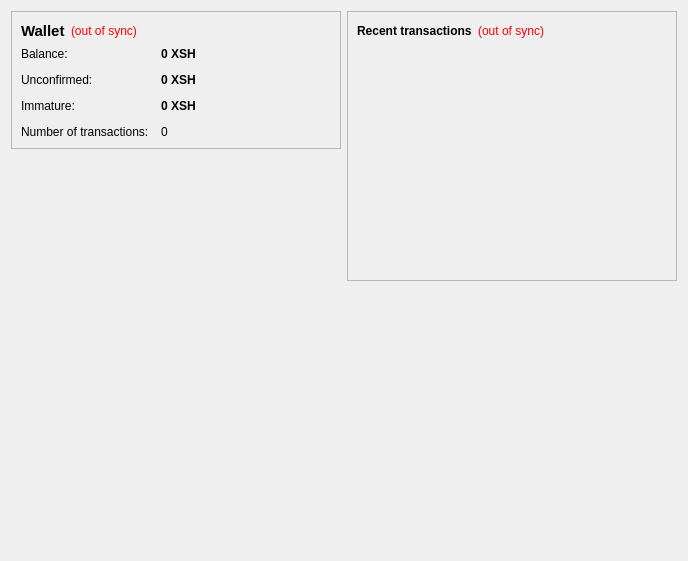
 <widget class="QWidget" name="OverviewPage">
  <property name="geometry">
   <rect>
    <x>0</x>
    <y>0</y>
    <width>688</width>
    <height>561</height>
   </rect>
  </property>
  <property name="windowTitle">
   <string>Form</string>
  </property>
  <property name="styleSheet">
   <string notr="true">/*
 * The MIT License (MIT)
 *
 * Copyright (c) &lt;2013-2014&gt; &lt;Colin Duquesnoy&gt;
 *
 * Permission is hereby granted, free of charge, to any person obtaining a copy
 * of this software and associated documentation files (the &quot;Software&quot;), to deal
 * in the Software without restriction, including without limitation the rights
 * to use, copy, modify, merge, publish, distribute, sublicense, and/or sell
 * copies of the Software, and to permit persons to whom the Software is
 * furnished to do so, subject to the following conditions:

 * The above copyright notice and this permission notice shall be included in
 * all copies or substantial portions of the Software.

 * THE SOFTWARE IS PROVIDED &quot;AS IS&quot;, WITHOUT WARRANTY OF ANY KIND, EXPRESS OR
 * IMPLIED, INCLUDING BUT NOT LIMITED TO THE WARRANTIES OF MERCHANTABILITY,
 * FITNESS FOR A PARTICULAR PURPOSE AND NONINFRINGEMENT. IN NO EVENT SHALL THE
 * AUTHORS OR COPYRIGHT HOLDERS BE LIABLE FOR ANY CLAIM, DAMAGES OR OTHER
 * LIABILITY, WHETHER IN AN ACTION OF CONTRACT, TORT OR OTHERWISE, ARISING FROM,
 * OUT OF OR IN CONNECTION WITH THE SOFTWARE OR THE USE OR OTHER DEALINGS IN
 * THE SOFTWARE.
 */
QToolTip
{
    border: 1px solid #76797C;
    background-color: rgb(90, 102, 117);;
    color: white;
    padding: 5px;
    opacity: 200;
}

QWidget
{
    color: #eff0f1;
    background-color: #31363b;
    selection-background-color:#3daee9;
    selection-color: #eff0f1;
    background-clip: border;
    border-image: none;
    border: 0px transparent black;
    outline: 0;
}

QWidget:item:hover
{
    background-color: #18465d;
    color: #eff0f1;
}

QWidget:item:selected
{
    background-color: #18465d;
}

QCheckBox
{
    spacing: 5px;
    outline: none;
    color: #eff0f1;
    margin-bottom: 2px;
}

QCheckBox:disabled
{
    color: #76797C;
}

QCheckBox::indicator,
QGroupBox::indicator
{
    width: 18px;
    height: 18px;
}
QGroupBox::indicator
{
    margin-left: 2px;
}

QCheckBox::indicator:unchecked
{
    image: url(:/qss_icons/rc/checkbox_unchecked.png);
}

QCheckBox::indicator:unchecked:hover,
QCheckBox::indicator:unchecked:focus,
QCheckBox::indicator:unchecked:pressed,
QGroupBox::indicator:unchecked:hover,
QGroupBox::indicator:unchecked:focus,
QGroupBox::indicator:unchecked:pressed
{
  border: none;
    image: url(:/qss_icons/rc/checkbox_unchecked_focus.png);
}

QCheckBox::indicator:checked
{
    image: url(:/qss_icons/rc/checkbox_checked.png);
}

QCheckBox::indicator:checked:hover,
QCheckBox::indicator:checked:focus,
QCheckBox::indicator:checked:pressed,
QGroupBox::indicator:checked:hover,
QGroupBox::indicator:checked:focus,
QGroupBox::indicator:checked:pressed
{
  border: none;
    image: url(:/qss_icons/rc/checkbox_checked_focus.png);
}


QCheckBox::indicator:indeterminate
{
    image: url(:/qss_icons/rc/checkbox_indeterminate.png);
}

QCheckBox::indicator:indeterminate:focus,
QCheckBox::indicator:indeterminate:hover,
QCheckBox::indicator:indeterminate:pressed
{
    image: url(:/qss_icons/rc/checkbox_indeterminate_focus.png);
}

QCheckBox::indicator:checked:disabled,
QGroupBox::indicator:checked:disabled
{
    image: url(:/qss_icons/rc/checkbox_checked_disabled.png);
}

QCheckBox::indicator:unchecked:disabled,
QGroupBox::indicator:unchecked:disabled
{
    image: url(:/qss_icons/rc/checkbox_unchecked_disabled.png);
}

QRadioButton
{
    spacing: 5px;
    outline: none;
    color: #eff0f1;
    margin-bottom: 2px;
}

QRadioButton:disabled
{
    color: #76797C;
}
QRadioButton::indicator
{
    width: 21px;
    height: 21px;
}

QRadioButton::indicator:unchecked
{
    image: url(:/qss_icons/rc/radio_unchecked.png);
}


QRadioButton::indicator:unchecked:hover,
QRadioButton::indicator:unchecked:focus,
QRadioButton::indicator:unchecked:pressed
{
    border: none;
    outline: none;
    image: url(:/qss_icons/rc/radio_unchecked_focus.png);
}

QRadioButton::indicator:checked
{
    border: none;
    outline: none;
    image: url(:/qss_icons/rc/radio_checked.png);
}

QRadioButton::indicator:checked:hover,
QRadioButton::indicator:checked:focus,
QRadioButton::indicator:checked:pressed
{
    border: none;
    outline: none;
    image: url(:/qss_icons/rc/radio_checked_focus.png);
}

QRadioButton::indicator:checked:disabled
{
    outline: none;
    image: url(:/qss_icons/rc/radio_checked_disabled.png);
}

QRadioButton::indicator:unchecked:disabled
{
    image: url(:/qss_icons/rc/radio_unchecked_disabled.png);
}


QMenuBar
{
    background-color: #31363b;
    color: #eff0f1;
}

QMenuBar::item
{
    background: transparent;
}

QMenuBar::item:selected
{
    background: transparent;
    border: 1px solid #76797C;
}

QMenuBar::item:pressed
{
    border: 1px solid #76797C;
    background-color: #3daee9;
    color: #eff0f1;
    margin-bottom:-1px;
    padding-bottom:1px;
}

QMenu
{
    border: 1px solid #76797C;
    color: #eff0f1;
    margin: 2px;
}

QMenu::icon
{
    margin: 5px;
}

QMenu::item
{
    padding: 5px 30px 5px 30px;
    border: 1px solid transparent; /* reserve space for selection border */
}

QMenu::item:selected
{
    color: #eff0f1;
}

QMenu::separator {
    height: 2px;
    background: lightblue;
    margin-left: 10px;
    margin-right: 5px;
}

QMenu::indicator {
    width: 18px;
    height: 18px;
}

/* non-exclusive indicator = check box style indicator
   (see QActionGroup::setExclusive) */
QMenu::indicator:non-exclusive:unchecked {
    image: url(:/qss_icons/rc/checkbox_unchecked.png);
}

QMenu::indicator:non-exclusive:unchecked:selected {
    image: url(:/qss_icons/rc/checkbox_unchecked_disabled.png);
}

QMenu::indicator:non-exclusive:checked {
    image: url(:/qss_icons/rc/checkbox_checked.png);
}

QMenu::indicator:non-exclusive:checked:selected {
    image: url(:/qss_icons/rc/checkbox_checked_disabled.png);
}

/* exclusive indicator = radio button style indicator (see QActionGroup::setExclusive) */
QMenu::indicator:exclusive:unchecked {
    image: url(:/qss_icons/rc/radio_unchecked.png);
}

QMenu::indicator:exclusive:unchecked:selected {
    image: url(:/qss_icons/rc/radio_unchecked_disabled.png);
}

QMenu::indicator:exclusive:checked {
    image: url(:/qss_icons/rc/radio_checked.png);
}

QMenu::indicator:exclusive:checked:selected {
    image: url(:/qss_icons/rc/radio_checked_disabled.png);
}

QMenu::right-arrow {
    margin: 5px;
    image: url(:/qss_icons/rc/right_arrow.png)
}


QWidget:disabled
{
    color: #454545;
    background-color: #31363b;
}

QAbstractItemView
{
    alternate-background-color: #31363b;
    color: #eff0f1;
    border: 1px solid 3A3939;
    border-radius: 2px;
}

QWidget:focus, QMenuBar:focus
{
    border: 1px solid #3daee9;
}

QTabWidget:focus, QCheckBox:focus, QRadioButton:focus, QSlider:focus
{
    border: none;
}

QLineEdit
{
    background-color: #232629;
    padding: 5px;
    border-style: solid;
    border: 1px solid #76797C;
    border-radius: 2px;
    color: #eff0f1;
}

QAbstractItemView QLineEdit
{
    padding: 0;
}

QGroupBox {
    border:1px solid #76797C;
    border-radius: 2px;
    margin-top: 20px;
}

QGroupBox::title {
    subcontrol-origin: margin;
    subcontrol-position: top center;
    padding-left: 10px;
    padding-right: 10px;
    padding-top: 10px;
}

QAbstractScrollArea
{
    border-radius: 2px;
    border: 1px solid #76797C;
    background-color: transparent;
}

QScrollBar:horizontal
{
    height: 15px;
    margin: 3px 15px 3px 15px;
    border: 1px transparent #2A2929;
    border-radius: 4px;
    background-color: #2A2929;
}

QScrollBar::handle:horizontal
{
    background-color: #605F5F;
    min-width: 5px;
    border-radius: 4px;
}

QScrollBar::add-line:horizontal
{
    margin: 0px 3px 0px 3px;
    border-image: url(:/qss_icons/rc/right_arrow_disabled.png);
    width: 10px;
    height: 10px;
    subcontrol-position: right;
    subcontrol-origin: margin;
}

QScrollBar::sub-line:horizontal
{
    margin: 0px 3px 0px 3px;
    border-image: url(:/qss_icons/rc/left_arrow_disabled.png);
    height: 10px;
    width: 10px;
    subcontrol-position: left;
    subcontrol-origin: margin;
}

QScrollBar::add-line:horizontal:hover,QScrollBar::add-line:horizontal:on
{
    border-image: url(:/qss_icons/rc/right_arrow.png);
    height: 10px;
    width: 10px;
    subcontrol-position: right;
    subcontrol-origin: margin;
}


QScrollBar::sub-line:horizontal:hover, QScrollBar::sub-line:horizontal:on
{
    border-image: url(:/qss_icons/rc/left_arrow.png);
    height: 10px;
    width: 10px;
    subcontrol-position: left;
    subcontrol-origin: margin;
}

QScrollBar::up-arrow:horizontal, QScrollBar::down-arrow:horizontal
{
    background: none;
}


QScrollBar::add-page:horizontal, QScrollBar::sub-page:horizontal
{
    background: none;
}

QScrollBar:vertical
{
    background-color: #2A2929;
    width: 15px;
    margin: 15px 3px 15px 3px;
    border: 1px transparent #2A2929;
    border-radius: 4px;
}

QScrollBar::handle:vertical
{
    background-color: #605F5F;
    min-height: 5px;
    border-radius: 4px;
}

QScrollBar::sub-line:vertical
{
    margin: 3px 0px 3px 0px;
    border-image: url(:/qss_icons/rc/up_arrow_disabled.png);
    height: 10px;
    width: 10px;
    subcontrol-position: top;
    subcontrol-origin: margin;
}

QScrollBar::add-line:vertical
{
    margin: 3px 0px 3px 0px;
    border-image: url(:/qss_icons/rc/down_arrow_disabled.png);
    height: 10px;
    width: 10px;
    subcontrol-position: bottom;
    subcontrol-origin: margin;
}

QScrollBar::sub-line:vertical:hover,QScrollBar::sub-line:vertical:on
{

    border-image: url(:/qss_icons/rc/up_arrow.png);
    height: 10px;
    width: 10px;
    subcontrol-position: top;
    subcontrol-origin: margin;
}


QScrollBar::add-line:vertical:hover, QScrollBar::add-line:vertical:on
{
    border-image: url(:/qss_icons/rc/down_arrow.png);
    height: 10px;
    width: 10px;
    subcontrol-position: bottom;
    subcontrol-origin: margin;
}

QScrollBar::up-arrow:vertical, QScrollBar::down-arrow:vertical
{
    background: none;
}


QScrollBar::add-page:vertical, QScrollBar::sub-page:vertical
{
    background: none;
}

QTextEdit
{
    background-color: #232629;
    color: #eff0f1;
    border: 1px solid #76797C;
}

QPlainTextEdit
{
    background-color: #232629;;
    color: #eff0f1;
    border-radius: 2px;
    border: 1px solid #76797C;
}

QHeaderView::section
{
    background-color: #76797C;
    color: #eff0f1;
    padding: 5px;
    border: 1px solid #76797C;
}

QSizeGrip {
    image: url(:/qss_icons/rc/sizegrip.png);
    width: 12px;
    height: 12px;
}


QMainWindow::separator
{
    background-color: #31363b;
    color: white;
    padding-left: 4px;
    spacing: 2px;
    border: 1px dashed #76797C;
}

QMainWindow::separator:hover
{

    background-color: #787876;
    color: white;
    padding-left: 4px;
    border: 1px solid #76797C;
    spacing: 2px;
}


QMenu::separator
{
    height: 1px;
    background-color: #76797C;
    color: white;
    padding-left: 4px;
    margin-left: 10px;
    margin-right: 5px;
}


QFrame
{
    border-radius: 2px;
    border: 1px solid #76797C;
}

QFrame[frameShape=&quot;0&quot;]
{
    border-radius: 2px;
    border: 1px transparent #76797C;
}

QStackedWidget
{
    border: 1px transparent black;
}

QToolBar {
    border: 1px transparent #393838;
    background: 1px solid #31363b;
    font-weight: bold;
}

QToolBar::handle:horizontal {
    image: url(:/qss_icons/rc/Hmovetoolbar.png);
}
QToolBar::handle:vertical {
    image: url(:/qss_icons/rc/Vmovetoolbar.png);
}
QToolBar::separator:horizontal {
    image: url(:/qss_icons/rc/Hsepartoolbar.png);
}
QToolBar::separator:vertical {
    image: url(:/qss_icons/rc/Vsepartoolbar.png);
}
QToolButton#qt_toolbar_ext_button {
    background: #58595a
}

QPushButton
{
    color: #eff0f1;
    background-color: #31363b;
    border-width: 1px;
    border-color: #76797C;
    border-style: solid;
    padding: 5px;
    border-radius: 2px;
    outline: none;
}

QPushButton:disabled
{
    background-color: #31363b;
    border-width: 1px;
    border-color: #454545;
    border-style: solid;
    padding-top: 5px;
    padding-bottom: 5px;
    padding-left: 10px;
    padding-right: 10px;
    border-radius: 2px;
    color: #454545;
}

QPushButton:focus {
    background-color: #3daee9;
    color: white;
}

QPushButton:pressed
{
    background-color: #3daee9;
    padding-top: -15px;
    padding-bottom: -17px;
}

QComboBox
{
    selection-background-color: #3daee9;
    border-style: solid;
    border: 1px solid #76797C;
    border-radius: 2px;
    padding: 5px;
    min-width: 75px;
}

QPushButton:checked{
    background-color: #76797C;
    border-color: #6A6969;
}

QComboBox:hover,QPushButton:hover,QAbstractSpinBox:hover,QLineEdit:hover,QTextEdit:hover,QPlainTextEdit:hover,QAbstractView:hover,QTreeView:hover
{
    border: 1px solid #3daee9;
    color: #eff0f1;
}

QComboBox:on
{
    padding-top: 3px;
    padding-left: 4px;
    selection-background-color: #4a4a4a;
}

QComboBox QAbstractItemView
{
    background-color: #232629;
    border-radius: 2px;
    border: 1px solid #76797C;
    selection-background-color: #18465d;
}

QComboBox::drop-down
{
    subcontrol-origin: padding;
    subcontrol-position: top right;
    width: 15px;

    border-left-width: 0px;
    border-left-color: darkgray;
    border-left-style: solid;
    border-top-right-radius: 3px;
    border-bottom-right-radius: 3px;
}

QComboBox::down-arrow
{
    image: url(:/qss_icons/rc/down_arrow_disabled.png);
}

QComboBox::down-arrow:on, QComboBox::down-arrow:hover,
QComboBox::down-arrow:focus
{
    image: url(:/qss_icons/rc/down_arrow.png);
}

QAbstractSpinBox {
    padding: 5px;
    border: 1px solid #76797C;
    background-color: #232629;
    color: #eff0f1;
    border-radius: 2px;
    min-width: 75px;
}

QAbstractSpinBox:up-button
{
    background-color: transparent;
    subcontrol-origin: border;
    subcontrol-position: center right;
}

QAbstractSpinBox:down-button
{
    background-color: transparent;
    subcontrol-origin: border;
    subcontrol-position: center left;
}

QAbstractSpinBox::up-arrow,QAbstractSpinBox::up-arrow:disabled,QAbstractSpinBox::up-arrow:off {
    image: url(:/qss_icons/rc/up_arrow_disabled.png);
    width: 10px;
    height: 10px;
}
QAbstractSpinBox::up-arrow:hover
{
    image: url(:/qss_icons/rc/up_arrow.png);
}


QAbstractSpinBox::down-arrow,QAbstractSpinBox::down-arrow:disabled,QAbstractSpinBox::down-arrow:off
{
    image: url(:/qss_icons/rc/down_arrow_disabled.png);
    width: 10px;
    height: 10px;
}
QAbstractSpinBox::down-arrow:hover
{
    image: url(:/qss_icons/rc/down_arrow.png);
}


QLabel
{
    border: 0px solid black;
}

QTabWidget{
    border: 0px transparent black;
}

QTabWidget::pane {
    border: 1px solid #76797C;
    padding: 5px;
    margin: 0px;
}

QTabWidget::tab-bar {
    left: 5px; /* move to the right by 5px */
}

QTabBar
{
    qproperty-drawBase: 0;
    border-radius: 3px;
}

QTabBar:focus
{
    border: 0px transparent black;
}

QTabBar::close-button  {
    image: url(:/qss_icons/rc/close.png);
    background: transparent;
}

QTabBar::close-button:hover
{
    image: url(:/qss_icons/rc/close-hover.png);
    background: transparent;
}

QTabBar::close-button:pressed {
    image: url(:/qss_icons/rc/close-pressed.png);
    background: transparent;
}

/* TOP TABS */
QTabBar::tab:top {
    color: #eff0f1;
    border: 1px solid #76797C;
    border-bottom: 1px transparent black;
    background-color: #31363b;
    padding: 5px;
    min-width: 50px;
    border-top-left-radius: 2px;
    border-top-right-radius: 2px;
}

QTabBar::tab:top:!selected
{
    color: #eff0f1;
    background-color: #54575B;
    border: 1px solid #76797C;
    border-bottom: 1px transparent black;
    border-top-left-radius: 2px;
    border-top-right-radius: 2px;    
}

QTabBar::tab:top:!selected:hover {
    background-color: #3daee9;
}

/* BOTTOM TABS */
QTabBar::tab:bottom {
    color: #eff0f1;
    border: 1px solid #76797C;
    border-top: 1px transparent black;
    background-color: #31363b;
    padding: 5px;
    border-bottom-left-radius: 2px;
    border-bottom-right-radius: 2px;
    min-width: 50px;
}

QTabBar::tab:bottom:!selected
{
    color: #eff0f1;
    background-color: #54575B;
    border: 1px solid #76797C;
    border-top: 1px transparent black;
    border-bottom-left-radius: 2px;
    border-bottom-right-radius: 2px;
}

QTabBar::tab:bottom:!selected:hover {
    background-color: #3daee9;
}

/* LEFT TABS */
QTabBar::tab:left {
    color: #eff0f1;
    border: 1px solid #76797C;
    border-left: 1px transparent black;
    background-color: #31363b;
    padding: 5px;
    border-top-right-radius: 2px;
    border-bottom-right-radius: 2px;
    min-height: 50px;
}

QTabBar::tab:left:!selected
{
    color: #eff0f1;
    background-color: #54575B;
    border: 1px solid #76797C;
    border-left: 1px transparent black;
    border-top-right-radius: 2px;
    border-bottom-right-radius: 2px;
}

QTabBar::tab:left:!selected:hover {
    background-color: #3daee9;
}


/* RIGHT TABS */
QTabBar::tab:right {
    color: #eff0f1;
    border: 1px solid #76797C;
    border-right: 1px transparent black;
    background-color: #31363b;
    padding: 5px;
    border-top-left-radius: 2px;
    border-bottom-left-radius: 2px;
    min-height: 50px;
}

QTabBar::tab:right:!selected
{
    color: #eff0f1;
    background-color: #54575B;
    border: 1px solid #76797C;
    border-right: 1px transparent black;
    border-top-left-radius: 2px;
    border-bottom-left-radius: 2px;
}

QTabBar::tab:right:!selected:hover {
    background-color: #3daee9;
}

QTabBar QToolButton::right-arrow:enabled {
     image: url(:/qss_icons/rc/right_arrow.png);
 }

 QTabBar QToolButton::left-arrow:enabled {
     image: url(:/qss_icons/rc/left_arrow.png);
 }

QTabBar QToolButton::right-arrow:disabled {
     image: url(:/qss_icons/rc/right_arrow_disabled.png);
 }

 QTabBar QToolButton::left-arrow:disabled {
     image: url(:/qss_icons/rc/left_arrow_disabled.png);
 }


QDockWidget {
    background: #31363b;
    border: 1px solid #403F3F;
    titlebar-close-icon: url(:/qss_icons/rc/close.png);
    titlebar-normal-icon: url(:/qss_icons/rc/undock.png);
}

QDockWidget::close-button, QDockWidget::float-button {
    border: 1px solid transparent;
    border-radius: 2px;
    background: transparent;
}

QDockWidget::close-button:hover, QDockWidget::float-button:hover {
    background: rgba(255, 255, 255, 10);
}

QDockWidget::close-button:pressed, QDockWidget::float-button:pressed {
    padding: 1px -1px -1px 1px;
    background: rgba(255, 255, 255, 10);
}

QTreeView, QListView
{
    border: 1px solid #76797C;
    background-color: #232629;
}

QTreeView:branch:selected, QTreeView:branch:hover
{
    background: url(:/qss_icons/rc/transparent.png);
}

QTreeView::branch:has-siblings:!adjoins-item {
    border-image: url(:/qss_icons/rc/transparent.png);
}

QTreeView::branch:has-siblings:adjoins-item {
    border-image: url(:/qss_icons/rc/transparent.png);
}

QTreeView::branch:!has-children:!has-siblings:adjoins-item {
    border-image: url(:/qss_icons/rc/transparent.png);
}

QTreeView::branch:has-children:!has-siblings:closed,
QTreeView::branch:closed:has-children:has-siblings {
    image: url(:/qss_icons/rc/branch_closed.png);
}

QTreeView::branch:open:has-children:!has-siblings,
QTreeView::branch:open:has-children:has-siblings  {
    image: url(:/qss_icons/rc/branch_open.png);
}

QTreeView::branch:has-children:!has-siblings:closed:hover,
QTreeView::branch:closed:has-children:has-siblings:hover {
    image: url(:/qss_icons/rc/branch_closed-on.png);
    }

QTreeView::branch:open:has-children:!has-siblings:hover,
QTreeView::branch:open:has-children:has-siblings:hover  {
    image: url(:/qss_icons/rc/branch_open-on.png);
    }

QListView::item:!selected:hover, QTreeView::item:!selected:hover  {
    background: #18465d;
    outline: 0;
    color: #eff0f1
}

QListView::item:selected:hover, QTreeView::item:selected:hover  {
    background: #287399;
    color: #eff0f1;
}

QSlider::groove:horizontal {
    border: 1px solid #565a5e;
    height: 4px;
    background: #565a5e;
    margin: 0px;
    border-radius: 2px;
}

QSlider::handle:horizontal {
    background: #232629;
    border: 1px solid #565a5e;
    width: 16px;
    height: 16px;
    margin: -8px 0;
    border-radius: 9px;
}

QSlider::groove:vertical {
    border: 1px solid #565a5e;
    width: 4px;
    background: #565a5e;
    margin: 0px;
    border-radius: 3px;
}

QSlider::handle:vertical {
    background: #232629;
    border: 1px solid #565a5e;
    width: 16px;
    height: 16px;
    margin: 0 -8px;
    border-radius: 9px;
}

QToolButton {
    background-color: transparent;
    border: 1px transparent #76797C;
    border-radius: 2px;
    margin: 3px;
    padding: 5px;
}

QToolButton[popupMode=&quot;1&quot;] { /* only for MenuButtonPopup */
 padding-right: 20px; /* make way for the popup button */
 border: 1px #76797C;
 border-radius: 5px;
}

QToolButton[popupMode=&quot;2&quot;] { /* only for InstantPopup */
 padding-right: 10px; /* make way for the popup button */
 border: 1px #76797C;
}


QToolButton:hover, QToolButton::menu-button:hover {
    background-color: transparent;
    border: 1px solid #3daee9;
    padding: 5px;
}

QToolButton:checked, QToolButton:pressed,
        QToolButton::menu-button:pressed {
    background-color: #3daee9;
    border: 1px solid #3daee9;
    padding: 5px;
}

/* the subcontrol below is used only in the InstantPopup or DelayedPopup mode */
QToolButton::menu-indicator {
    image: url(:/qss_icons/rc/down_arrow.png);
    top: -7px; left: -2px; /* shift it a bit */
}

/* the subcontrols below are used only in the MenuButtonPopup mode */
QToolButton::menu-button {
    border: 1px transparent #76797C;
    border-top-right-radius: 6px;
    border-bottom-right-radius: 6px;
    /* 16px width + 4px for border = 20px allocated above */
    width: 16px;
    outline: none;
}

QToolButton::menu-arrow {
    image: url(:/qss_icons/rc/down_arrow.png);
}

QToolButton::menu-arrow:open {
    border: 1px solid #76797C;
}

QPushButton::menu-indicator  {
    subcontrol-origin: padding;
    subcontrol-position: bottom right;
    left: 8px;
}

QTableView
{
    border: 1px solid #76797C;
    gridline-color: #31363b;
    background-color: #232629;
}


QTableView, QHeaderView
{
    border-radius: 0px;
}

QTableView::item:pressed, QListView::item:pressed, QTreeView::item:pressed  {
    background: #18465d;
    color: #eff0f1;
}

QTableView::item:selected:active, QTreeView::item:selected:active, QListView::item:selected:active  {
    background: #287399;
    color: #eff0f1;
}


QHeaderView
{
    background-color: #31363b;
    border: 1px transparent;
    border-radius: 0px;
    margin: 0px;
    padding: 0px;

}

QHeaderView::section  {
    background-color: #31363b;
    color: #eff0f1;
    padding: 5px;
    border: 1px solid #76797C;
    border-radius: 0px;
    text-align: center;
}

QHeaderView::section::vertical::first, QHeaderView::section::vertical::only-one
{
    border-top: 1px solid #76797C;
}

QHeaderView::section::vertical
{
    border-top: transparent;
}

QHeaderView::section::horizontal::first, QHeaderView::section::horizontal::only-one
{
    border-left: 1px solid #76797C;
}

QHeaderView::section::horizontal
{
    border-left: transparent;
}


QHeaderView::section:checked
 {
    color: white;
    background-color: #334e5e;
 }

 /* style the sort indicator */
QHeaderView::down-arrow {
    image: url(:/qss_icons/rc/down_arrow.png);
}

QHeaderView::up-arrow {
    image: url(:/qss_icons/rc/up_arrow.png);
}


QTableCornerButton::section {
    background-color: #31363b;
    border: 1px transparent #76797C;
    border-radius: 0px;
}

QToolBox  {
    padding: 5px;
    border: 1px transparent black;
}

QToolBox::tab {
    color: #eff0f1;
    background-color: #31363b;
    border: 1px solid #76797C;
    border-bottom: 1px transparent #31363b;
    border-top-left-radius: 5px;
    border-top-right-radius: 5px;
}

QToolBox::tab:selected { /* italicize selected tabs */
    font: italic;
    background-color: #31363b;
    border-color: #3daee9;
 }

QStatusBar::item {
    border: 0px transparent dark;
 }


QFrame[height=&quot;3&quot;], QFrame[width=&quot;3&quot;] {
    background-color: #76797C;
}


QSplitter::handle {
    border: 1px dashed #76797C;
}

QSplitter::handle:hover {
    background-color: #787876;
    border: 1px solid #76797C;
}

QSplitter::handle:horizontal {
    width: 1px;
}

QSplitter::handle:vertical {
    height: 1px;
}

QProgressBar {
    border: 1px solid #76797C;
    border-radius: 5px;
    text-align: center;
}

QProgressBar::chunk {
    background-color: #05B8CC;
}

QDateEdit
{
    selection-background-color: #3daee9;
    border-style: solid;
    border: 1px solid #3375A3;
    border-radius: 2px;
    padding: 1px;
    min-width: 75px;
}

QDateEdit:on
{
    padding-top: 3px;
    padding-left: 4px;
    selection-background-color: #4a4a4a;
}

QDateEdit QAbstractItemView
{
    background-color: #232629;
    border-radius: 2px;
    border: 1px solid #3375A3;
    selection-background-color: #3daee9;
}

QDateEdit::drop-down
{
    subcontrol-origin: padding;
    subcontrol-position: top right;
    width: 15px;
    border-left-width: 0px;
    border-left-color: darkgray;
    border-left-style: solid;
    border-top-right-radius: 3px;
    border-bottom-right-radius: 3px;
}

QDateEdit::down-arrow
{
    image: url(:/qss_icons/rc/down_arrow_disabled.png);
}

QDateEdit::down-arrow:on, QDateEdit::down-arrow:hover,
QDateEdit::down-arrow:focus
{
    image: url(:/qss_icons/rc/down_arrow.png);
}
</string>
  </property>
  <layout class="QHBoxLayout" name="horizontalLayout" stretch="1,1">
   <item>
    <layout class="QVBoxLayout" name="verticalLayout_2">
     <item>
      <widget class="QFrame" name="frame">
       <property name="frameShape">
        <enum>QFrame::StyledPanel</enum>
       </property>
       <property name="frameShadow">
        <enum>QFrame::Raised</enum>
       </property>
       <layout class="QVBoxLayout" name="verticalLayout_4">
        <item>
         <layout class="QHBoxLayout" name="horizontalLayout_4">
          <item>
           <widget class="QLabel" name="label_5">
            <property name="font">
             <font>
              <pointsize>11</pointsize>
              <weight>75</weight>
              <bold>true</bold>
             </font>
            </property>
            <property name="text">
             <string>Wallet</string>
            </property>
           </widget>
          </item>
          <item>
           <widget class="QLabel" name="labelWalletStatus">
            <property name="toolTip">
             <string>The displayed information may be out of date. Your wallet automatically synchronizes with the SHIELD network after a connection is established, but this process has not completed yet.</string>
            </property>
            <property name="styleSheet">
             <string notr="true">QLabel { color: red; }</string>
            </property>
            <property name="text">
             <string notr="true">(out of sync)</string>
            </property>
            <property name="alignment">
             <set>Qt::AlignLeading|Qt::AlignLeft|Qt::AlignVCenter</set>
            </property>
           </widget>
          </item>
          <item>
           <spacer name="horizontalSpacer_2">
            <property name="orientation">
             <enum>Qt::Horizontal</enum>
            </property>
            <property name="sizeHint" stdset="0">
             <size>
              <width>40</width>
              <height>20</height>
             </size>
            </property>
           </spacer>
          </item>
         </layout>
        </item>
        <item>
         <layout class="QFormLayout" name="formLayout_2">
          <property name="fieldGrowthPolicy">
           <enum>QFormLayout::AllNonFixedFieldsGrow</enum>
          </property>
          <property name="horizontalSpacing">
           <number>12</number>
          </property>
          <property name="verticalSpacing">
           <number>12</number>
          </property>
          <item row="0" column="0">
           <widget class="QLabel" name="label">
            <property name="text">
             <string>Balance:</string>
            </property>
           </widget>
          </item>
          <item row="0" column="1">
           <widget class="QLabel" name="labelBalance">
            <property name="font">
             <font>
              <weight>75</weight>
              <bold>true</bold>
             </font>
            </property>
            <property name="cursor">
             <cursorShape>IBeamCursor</cursorShape>
            </property>
            <property name="toolTip">
             <string>Your current balance</string>
            </property>
            <property name="text">
             <string notr="true">0 XSH</string>
            </property>
            <property name="textInteractionFlags">
             <set>Qt::LinksAccessibleByMouse|Qt::TextSelectableByKeyboard|Qt::TextSelectableByMouse</set>
            </property>
           </widget>
          </item>
          <item row="1" column="0">
           <widget class="QLabel" name="label_3">
            <property name="text">
             <string>Unconfirmed:</string>
            </property>
           </widget>
          </item>
          <item row="1" column="1">
           <widget class="QLabel" name="labelUnconfirmed">
            <property name="font">
             <font>
              <weight>75</weight>
              <bold>true</bold>
             </font>
            </property>
            <property name="cursor">
             <cursorShape>IBeamCursor</cursorShape>
            </property>
            <property name="toolTip">
             <string>Total of transactions that have yet to be confirmed, and do not yet count toward the current balance</string>
            </property>
            <property name="text">
             <string notr="true">0 XSH</string>
            </property>
            <property name="textInteractionFlags">
             <set>Qt::LinksAccessibleByMouse|Qt::TextSelectableByKeyboard|Qt::TextSelectableByMouse</set>
            </property>
           </widget>
          </item>
          <item row="2" column="0">
           <widget class="QLabel" name="labelImmatureText">
            <property name="text">
             <string>Immature:</string>
            </property>
           </widget>
          </item>
          <item row="2" column="1">
           <widget class="QLabel" name="labelImmature">
            <property name="font">
             <font>
              <weight>75</weight>
              <bold>true</bold>
             </font>
            </property>
            <property name="toolTip">
             <string>Mined balance that has not yet matured</string>
            </property>
            <property name="text">
             <string notr="true">0 XSH</string>
            </property>
            <property name="textInteractionFlags">
             <set>Qt::LinksAccessibleByMouse|Qt::TextSelectableByKeyboard|Qt::TextSelectableByMouse</set>
            </property>
           </widget>
          </item>
          <item row="3" column="0">
           <widget class="QLabel" name="label_2">
            <property name="text">
             <string>Number of transactions:</string>
            </property>
           </widget>
          </item>
          <item row="3" column="1">
           <widget class="QLabel" name="labelNumTransactions">
            <property name="toolTip">
             <string>Total number of transactions in wallet</string>
            </property>
            <property name="text">
             <string notr="true">0</string>
            </property>
           </widget>
          </item>
         </layout>
        </item>
       </layout>
      </widget>
     </item>
     <item>
      <spacer name="verticalSpacer">
       <property name="orientation">
        <enum>Qt::Vertical</enum>
       </property>
       <property name="sizeHint" stdset="0">
        <size>
         <width>20</width>
         <height>40</height>
        </size>
       </property>
      </spacer>
     </item>
    </layout>
   </item>
   <item>
    <layout class="QVBoxLayout" name="verticalLayout_3">
     <item>
      <widget class="QFrame" name="frame_2">
       <property name="frameShape">
        <enum>QFrame::StyledPanel</enum>
       </property>
       <property name="frameShadow">
        <enum>QFrame::Raised</enum>
       </property>
       <layout class="QVBoxLayout" name="verticalLayout">
        <item>
         <layout class="QHBoxLayout" name="horizontalLayout_2">
          <item>
           <widget class="QLabel" name="label_4">
            <property name="text">
             <string>&lt;b&gt;Recent transactions&lt;/b&gt;</string>
            </property>
           </widget>
          </item>
          <item>
           <widget class="QLabel" name="labelTransactionsStatus">
            <property name="toolTip">
             <string>The displayed information may be out of date. Your wallet automatically synchronizes with the SHIELD network after a connection is established, but this process has not completed yet.</string>
            </property>
            <property name="styleSheet">
             <string notr="true">QLabel { color: red; }</string>
            </property>
            <property name="text">
             <string notr="true">(out of sync)</string>
            </property>
            <property name="alignment">
             <set>Qt::AlignRight|Qt::AlignTrailing|Qt::AlignVCenter</set>
            </property>
           </widget>
          </item>
          <item>
           <spacer name="horizontalSpacer">
            <property name="orientation">
             <enum>Qt::Horizontal</enum>
            </property>
            <property name="sizeHint" stdset="0">
             <size>
              <width>40</width>
              <height>20</height>
             </size>
            </property>
           </spacer>
          </item>
         </layout>
        </item>
        <item>
         <widget class="QListView" name="listTransactions">
          <property name="styleSheet">
           <string notr="true">QListView { background: transparent; }</string>
          </property>
          <property name="frameShape">
           <enum>QFrame::NoFrame</enum>
          </property>
          <property name="verticalScrollBarPolicy">
           <enum>Qt::ScrollBarAlwaysOff</enum>
          </property>
          <property name="horizontalScrollBarPolicy">
           <enum>Qt::ScrollBarAlwaysOff</enum>
          </property>
          <property name="selectionMode">
           <enum>QAbstractItemView::NoSelection</enum>
          </property>
         </widget>
        </item>
       </layout>
      </widget>
     </item>
     <item>
      <spacer name="verticalSpacer_2">
       <property name="orientation">
        <enum>Qt::Vertical</enum>
       </property>
       <property name="sizeHint" stdset="0">
        <size>
         <width>20</width>
         <height>40</height>
        </size>
       </property>
      </spacer>
     </item>
    </layout>
   </item>
  </layout>
 </widget>
